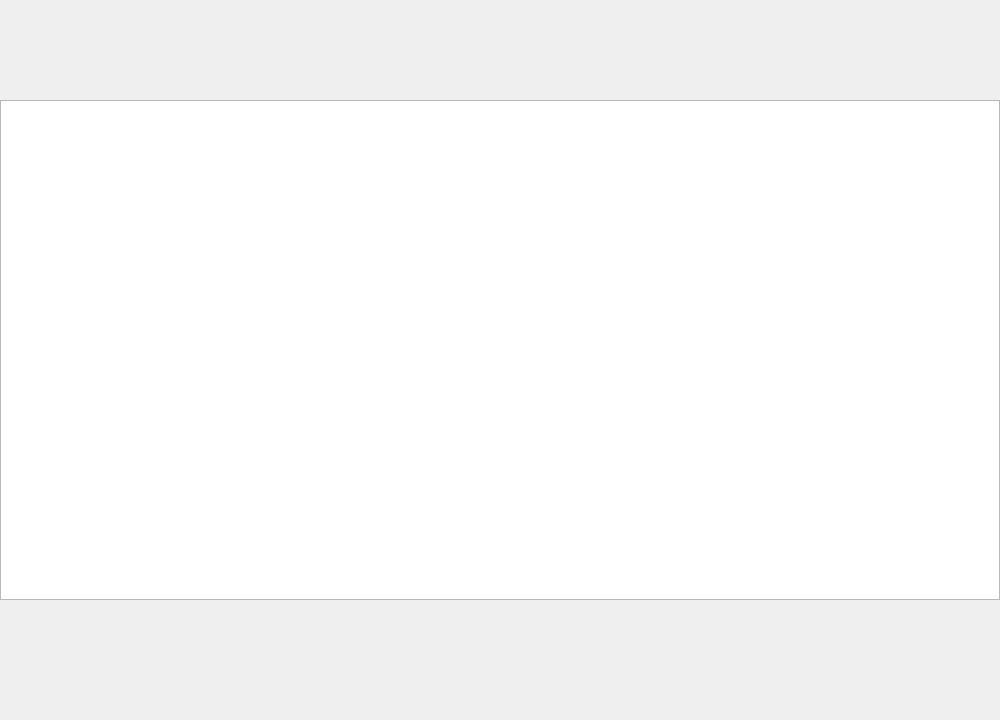
<?xml version="1.0" encoding="UTF-8"?>
<ui version="4.0">
 <class>control</class>
 <widget class="QWidget" name="control">
  <property name="geometry">
   <rect>
    <x>0</x>
    <y>0</y>
    <width>1000</width>
    <height>720</height>
   </rect>
  </property>
  <property name="windowTitle">
   <string>Form</string>
  </property>
  <widget class="QTableView" name="tableView">
   <property name="geometry">
    <rect>
     <x>0</x>
     <y>100</y>
     <width>1000</width>
     <height>500</height>
    </rect>
   </property>
   <property name="selectionMode">
    <enum>QAbstractItemView::SingleSelection</enum>
   </property>
   <property name="selectionBehavior">
    <enum>QAbstractItemView::SelectRows</enum>
   </property>
  </widget>
 </widget>
 <resources/>
 <connections/>
</ui>
